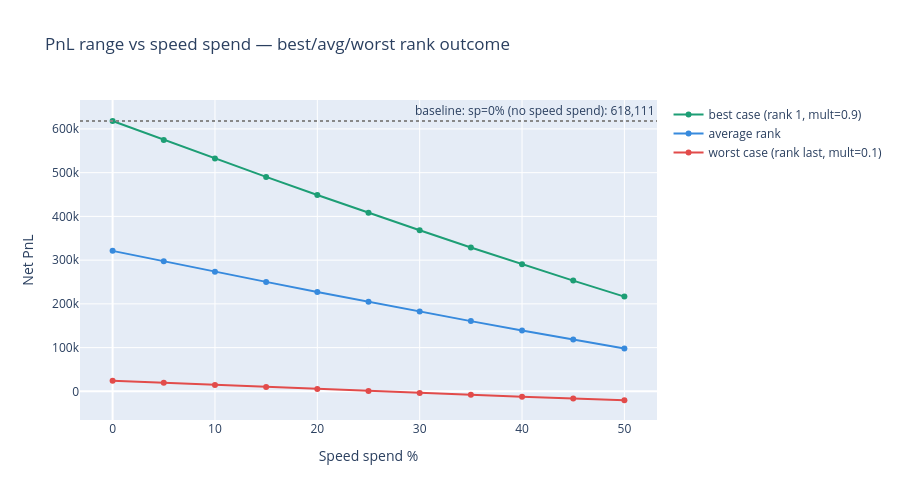

The notebook cell saved with this chart:
### Code cell
summary = []
baseline_pnl = df_step1[df_step1["sp_pct"] == 0]["pnl"].max()

for sp_pct, group in df_step1.groupby("sp_pct"):
    summary.append({
        "sp_pct":    sp_pct,
        "pnl_worst": group["pnl"].min(),   # you spent sp_pct% and got rank=last (mult=0.1)
        "pnl_best":  group["pnl"].max(),   # you spent sp_pct% and got rank=first (mult=0.9)
        "pnl_mid":   group["pnl"].mean(),  # average across all multipliers
    })

df_summary = pd.DataFrame(summary)

fig = go.Figure()
fig.add_trace(go.Scatter(x=df_summary["sp_pct"], y=df_summary["pnl_best"],
    name="best case (rank 1, mult=0.9)", line=dict(color="#1D9E75")))
fig.add_trace(go.Scatter(x=df_summary["sp_pct"], y=df_summary["pnl_mid"],
    name="average rank", line=dict(color="#378ADD")))
fig.add_trace(go.Scatter(x=df_summary["sp_pct"], y=df_summary["pnl_worst"],
    name="worst case (rank last, mult=0.1)", line=dict(color="#E24B4A")))
fig.add_hline(y=baseline_pnl, line_dash="dot", line_color="#888",
    annotation_text=f"baseline: sp=0% (no speed spend): {baseline_pnl:,.0f}")

fig.update_layout(
    title="PnL range vs speed spend — best/avg/worst rank outcome",
    xaxis_title="Speed spend %",
    yaxis_title="Net PnL",
    height=500
)
fig.show()

### Figure 1 — Plotly figure (JSON) as saved in the notebook; plotly's stock layout.template omitted (floating-point values rounded to 4 significant figures)
{"data": [{"line": {"color": "#1D9E75"}, "name": "best case (rank 1, mult=0.9)", "type": "scatter", "x": [0.0, 5.0, 10.0, 15.0, 20.0, 25.0, 30.0, 35.0, 40.0, 45.0, 50.0], "y": [618100.0, 574900.0, 532300.0, 490300.0, 448900.0, 408200.0, 368300.0, 329000.0, 290700.0, 253200.0, 216600.0]}, {"line": {"color": "#378ADD"}, "name": "average rank", "type": "scatter", "x": [0.0, 5.0, 10.0, 15.0, 20.0, 25.0, 30.0, 35.0, 40.0, 45.0, 50.0], "y": [321200.0, 297200.0, 273500.0, 250200.0, 227200.0, 204600.0, 182400.0, 160600.0, 139200.0, 118400.0, 98100.0]}, {"line": {"color": "#E24B4A"}, "name": "worst case (rank last, mult=0.1)", "type": "scatter", "x": [0.0, 5.0, 10.0, 15.0, 20.0, 25.0, 30.0, 35.0, 40.0, 45.0, 50.0], "y": [24230.0, 19440.0, 14700.0, 10030.0, 5436.0, 914.1, -3528.0, -7885.0, -12150.0, -16320.0, -20380.0]}], "layout": {"annotations": [{"showarrow": false, "text": "baseline: sp=0% (no speed spend): 618,111", "x": 1, "xanchor": "right", "xref": "x domain", "y": 618100.0, "yanchor": "bottom", "yref": "y"}], "height": 500, "shapes": [{"line": {"color": "#888", "dash": "dot"}, "type": "line", "x0": 0, "x1": 1, "xref": "x domain", "y0": 618100.0, "y1": 618100.0, "yref": "y"}], "title": {"text": "PnL range vs speed spend — best/avg/worst rank outcome"}, "xaxis": {"title": {"text": "Speed spend %"}}, "yaxis": {"title": {"text": "Net PnL"}}}}
